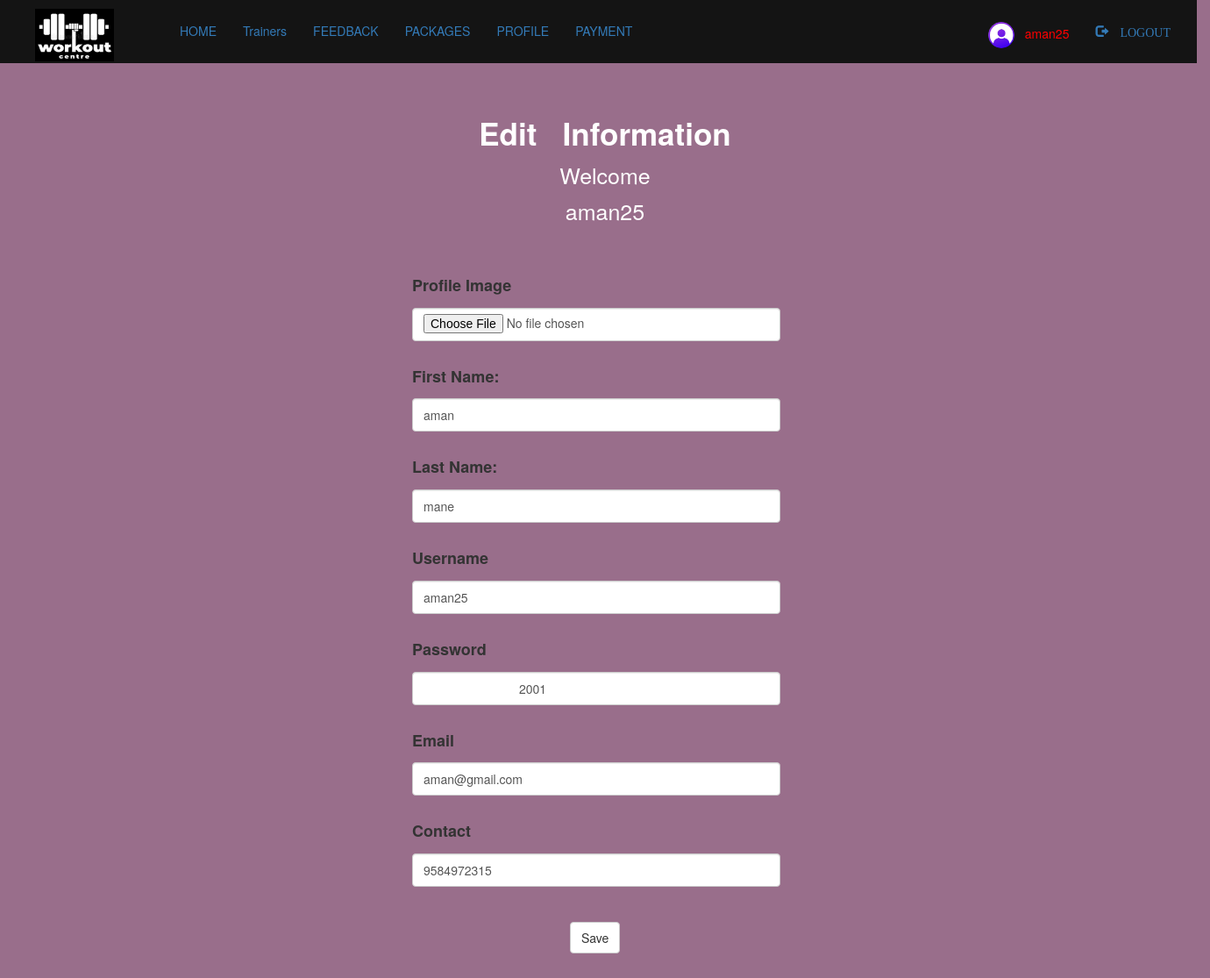
The app's page /edit.php (signed in) with its own data.
### tables this page shows
CREATE TABLE `gym_members` (
  `first` varchar(100) NOT NULL,
  `last` varchar(100) NOT NULL,
  `username` varchar(100) NOT NULL,
  `password` varchar(100) NOT NULL,
  `id_no` int(100) NOT NULL,
  `email` varchar(100) NOT NULL,
  `contact` bigint(100) NOT NULL,
  `photo` varchar(100) NOT NULL
);

### edit.php (the view, shortened to what this page needs)
<?php
    include "navbar.php";
    include "connection.php";
?>
<!DOCTYPE html>
<html>
    <head>
    </head>
    <body style="background-color: #763c63bd;"><br><br>
            <h2 style="text-align: center; font-size:35px; color:#fff;"><b>Edit &nbsp Information</b></h2>
            <?php
                $sql="SELECT * FROM gym_members WHERE username='$_SESSION[login_user]'";
                $result = mysqli_query($db, $sql) ;
                while($row = mysqli_fetch_assoc($result))
                {
                    $first=$row['first'];
                    $last=$row['last'];
                    $username=$row['username'];
                    $password=$row['password'];
                    $email=$row['email'];
                    $contact=$row['contact'];
                }
            ?>
            <div class="profile_info" style="text-align: center;">
                <span style="color: white; font-size:25px;">Welcome</span>
                <h4 style="color: white; font-size:25px;"><?php echo $_SESSION['login_user']; ?> </h4>
            </div>
            <br>
            <br>
            <form action="" method="post" enctype="multipart/form-data">
                <label><h4><b> Profile Image </b></h4></label>
                <input class="form-control" type="file" name="file"><br>
                <label><h4><b> First Name: </b></h4></label>
                <input class="form-control" type="text" name="first" value="<?php echo $first; ?>"><br>
                <label><h4><b>Last Name:</b></h4></label>
                <input class="form-control" type="text" name="last" value="<?php echo $last; ?>"><br>
                <label><h4><b>Username</b></h4></label>
                <input class="form-control" type="text" name="username" value="<?php echo $username; ?>"><br>
                <label><h4><b>Password</b></h4></label>
                <input class="form-control" type="text" name="password" value="<?php echo $password; ?>"><br>
                <label><h4><b>Email</b></h4></label>
                <input class="form-control" type="text" name="email" value="<?php echo $email; ?>"><br>
                <label><h4><b>Contact</b></h4></label>
                <input class="form-control" type="text" name="contact" value="<?php echo $contact; ?>"><br><br>
                <button style="padding: 7px 12px; margin-left:180px;" class="btn btn-default" type="submit" name="submit">Save</button><br><br><br><br><br>
            </form>
    </body>
</html>
</html>

### edit.php (style rules this page uses)
.form-control { width: 420px; height: 38px; }
form { padding-left: 470px; }

### records on screen
gym_members: first "aman", last "mane", username "aman25", password "2001", email "aman@gmail.com", contact "9584972315"

### other values on screen
$_SESSION['login_user'] "aman25"
